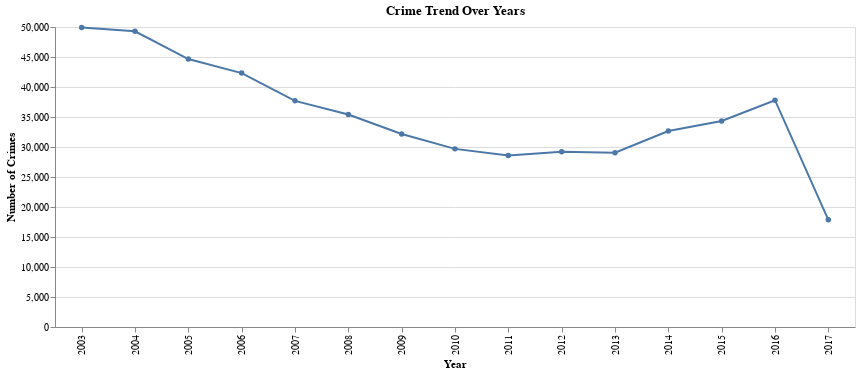

Notebook code for this chart:
### Code cell
alt.Chart(df).mark_line(point=True).encode(
    x=alt.X('YEAR:O', title='Year'),
    y=alt.Y('count()', title='Number of Crimes')
    ).properties(
    title='Crime Trend Over Years',
    width=800
)

### Figure 1 — Vega specification as saved in the notebook (floating-point values rounded to 4 significant figures)
{"$schema": "https://vega.github.io/schema/vega/v5.json", "data": [{"name": "source_0", "values": [{"YEAR": 2003, "__count": 49928}, {"YEAR": 2004, "__count": 49279}, {"YEAR": 2005, "__count": 44664}, {"YEAR": 2006, "__count": 42322}, {"YEAR": 2007, "__count": 37692}, {"YEAR": 2008, "__count": 35414}, {"YEAR": 2009, "__count": 32172}, {"YEAR": 2010, "__count": 29688}, {"YEAR": 2011, "__count": 28573}, {"YEAR": 2012, "__count": 29222}, {"YEAR": 2013, "__count": 29056}, {"YEAR": 2014, "__count": 32659}, {"YEAR": 2015, "__count": 34328}, {"YEAR": 2016, "__count": 37798}, {"YEAR": 2017, "__count": 17857}]}, {"name": "source_0_x_domain_YEAR", "values": [{"YEAR": 2003}, {"YEAR": 2004}, {"YEAR": 2005}, {"YEAR": 2006}, {"YEAR": 2007}, {"YEAR": 2008}, {"YEAR": 2009}, {"YEAR": 2010}, {"YEAR": 2011}, {"YEAR": 2012}, {"YEAR": 2013}, {"YEAR": 2014}, {"YEAR": 2015}, {"YEAR": 2016}, {"YEAR": 2017}]}, {"name": "source_0_y_domain___count", "values": [{"min": 17857, "max": 49928}]}], "marks": [{"type": "line", "name": "layer_0_marks", "from": {"data": "source_0"}, "sort": {"field": "x"}, "encode": {"update": {"y": {"field": "__count", "scale": "y"}, "x": {"field": "YEAR", "scale": "x"}, "stroke": {"value": "#4c78a8"}}}, "style": ["line"]}, {"type": "symbol", "name": "layer_1_marks", "from": {"data": "source_0"}, "encode": {"update": {"y": {"field": "__count", "scale": "y"}, "fill": {"value": "#4c78a8"}, "opacity": {"value": 1}, "x": {"field": "YEAR", "scale": "x"}}}, "style": ["point"]}], "scales": [{"name": "x", "type": "point", "domain": {"data": "source_0_x_domain_YEAR", "field": "YEAR", "sort": true}, "range": [0, {"signal": "width"}], "padding": 0.5}, {"name": "y", "type": "linear", "domain": [{"signal": "(data(\"source_0_y_domain___count\")[0] || {}).min"}, {"signal": "(data(\"source_0_y_domain___count\")[0] || {}).max"}], "range": [{"signal": "height"}, 0], "zero": true, "nice": true}], "axes": [{"scale": "y", "grid": true, "labels": false, "orient": "left", "tickCount": {"signal": "ceil(height/40)"}, "zindex": 0, "aria": false, "maxExtent": 0, "minExtent": 0, "domain": false, "ticks": false, "gridScale": "x"}, {"scale": "x", "labelAngle": 270, "title": "Year", "labelBaseline": "middle", "grid": false, "zindex": 0, "orient": "bottom", "labelAlign": "right"}, {"scale": "y", "tickCount": {"signal": "ceil(height/40)"}, "title": "Number of Crimes", "orient": "left", "labelOverlap": true, "grid": false, "zindex": 0}], "title": {"text": "Crime Trend Over Years", "frame": "group"}, "padding": 5, "background": "white", "style": "cell", "height": 300, "width": 800}
